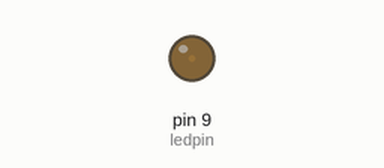
Bench run of a sketch on a simulated Arduino Uno, built with avr-gcc and run on an emulated ATmega328P. Parts: output pins drawn as LEDs (lit = HIGH).

Above: at 0.05 s.
At 0.95 s:
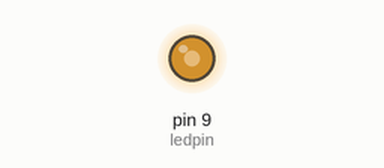
At 1.4 s:
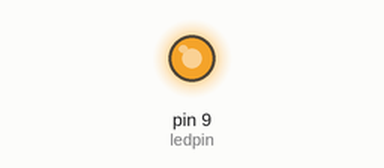
At 2.75 s:
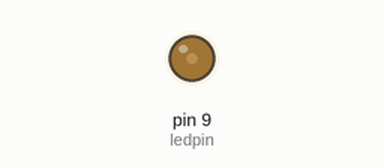
Timing chart, 0 to 7.0 s (numbered marks = the images above):
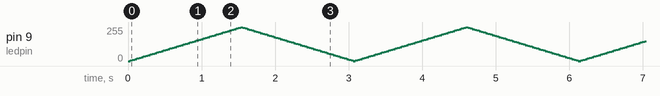

The sketch:

led_pwm.ino
```cpp
int brightness = 0;    // уставливаем начально значение яркости
int fadeAmount = 5;    // шаг приращения/убывания яркости
int ledpin = 9;       //пин светодиода
int ms=30;           // задержка

void setup()  {
  pinMode(ledpin, OUTPUT);
}

void loop()  {
  analogWrite(ledpin, brightness);
  brightness = brightness + fadeAmount;
  if (brightness == 0 || brightness == 255) {
    fadeAmount = -fadeAmount ;
  }
  delay(ms);
}
```
